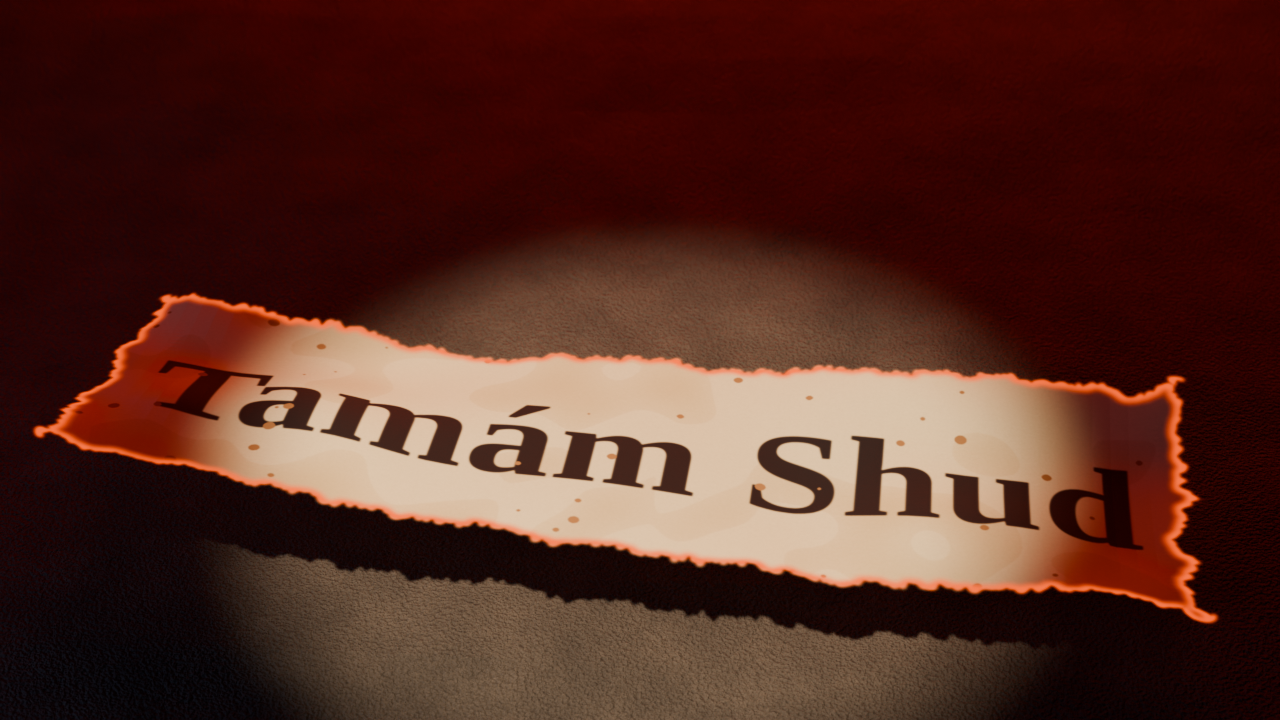
#> input picture ov-ep1-2d/thumbs/blender/render_raw.png, 1280 x 720 px
$ python comp.py render_raw.png render_raw.png render_raw.png
#> lines starting #> are read from the running program, lines starting #| are printed output that depends on the picture
import sys
from PIL import Image, ImageDraw, ImageFont, ImageFilter, ImageEnhance, ImageChops
src=sys.argv[1]; title=sys.argv[2]; out=sys.argv[3]
im=Image.open(src).convert("RGB")
W,H=im.size
#> W = 1280; H = 720
im=ImageEnhance.Contrast(im).enhance(1.12); im=ImageEnhance.Color(im).enhance(1.15)
# vignette
v=Image.new("L",(W,H),0); ImageDraw.Draw(v).ellipse([-W*0.2,-H*0.3,W*1.2,H*1.3],fill=255); v=v.filter(ImageFilter.GaussianBlur(180))
#> after `v = Image.new('L', (W, H), 0)`: v: PIL image 1280x720 L; every value is 0
#> after `ImageDraw.Draw(v).ellipse([-W * 0.2, -H * 0.3, W * 1.2, H * 1.3], fill`: v: PIL image 1280x720 L; every value is 255
im=Image.composite(im,Image.blend(im,Image.new("RGB",(W,H),(0,0,0)),0.6),v)
im=im.convert("RGBA")
#> im: PIL image 1280x720 RGBA
f=ImageFont.truetype("/tmp/claude-0/fonts/AlfaSlabOne-Regular.ttf",200)
size=200
while f.getlength(title)>W-90: size-=4; f=ImageFont.truetype("/tmp/claude-0/fonts/AlfaSlabOne-Regular.ttf",size)
#> after the loop, size = 152
x=W//2; y=int(H*0.15)
#> after `x = W // 2`: x = 640
#> after `y = int(H * 0.15)`: y = 108
# dark halo
h=Image.new("RGBA",(W,H),(0,0,0,0)); ImageDraw.Draw(h).text((x,y+6),title,font=f,fill=(0,0,0,255),anchor="mm",stroke_width=14,stroke_fill=(0,0,0,255))
#> after `h = Image.new('RGBA', (W, H), (0, 0, 0, 0))`: h: PIL image 1280x720 RGBA; every value is 0
im.alpha_composite(h.filter(ImageFilter.GaussianBlur(22))); im.alpha_composite(h.filter(ImageFilter.GaussianBlur(8)))
# soft white bloom
g=Image.new("RGBA",(W,H),(0,0,0,0)); ImageDraw.Draw(g).text((x,y),title,font=f,fill=(255,235,220,150),anchor="mm")
im.alpha_composite(g.filter(ImageFilter.GaussianBlur(14)))
t=Image.new("RGBA",(W,H),(0,0,0,0)); ImageDraw.Draw(t).text((x,y),title,font=f,fill=(250,247,240,255),anchor="mm")
# distress the type slightly
n=Image.effect_noise((W,H),120).convert("L").point(lambda p:255 if p>12 else 190)
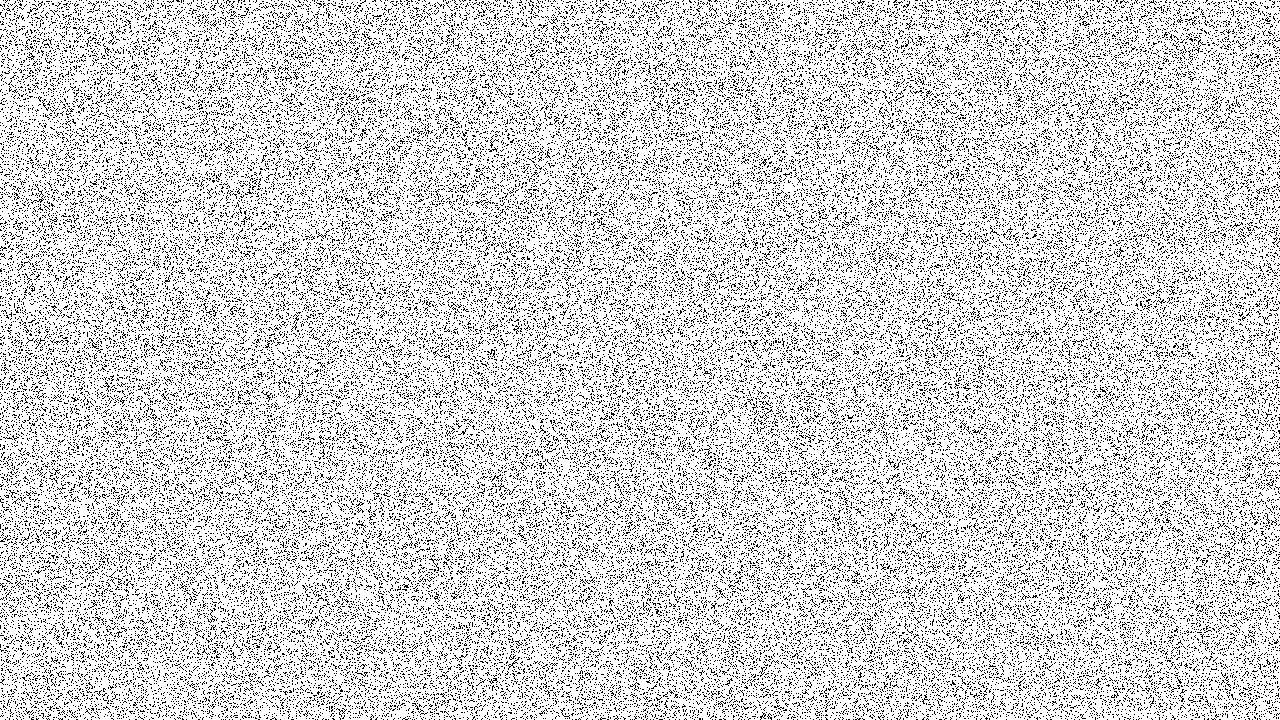
#> n: PIL image 1280x720 L; values 190 (black) and 255 (white), 83.1% white; black in thin lines or dots
t.putalpha(ImageChops.multiply(t.split()[3],n))
im.alpha_composite(t)
im=im.convert("RGB")
#> im: PIL image 1280x720 RGB
# chromatic aberration
r,g_,b=im.split(); r=ImageChops.offset(r,2,0); b=ImageChops.offset(b,-2,0); im=Image.merge("RGB",(r,g_,b))
#> after `r = ImageChops.offset(r, 2, 0)`:
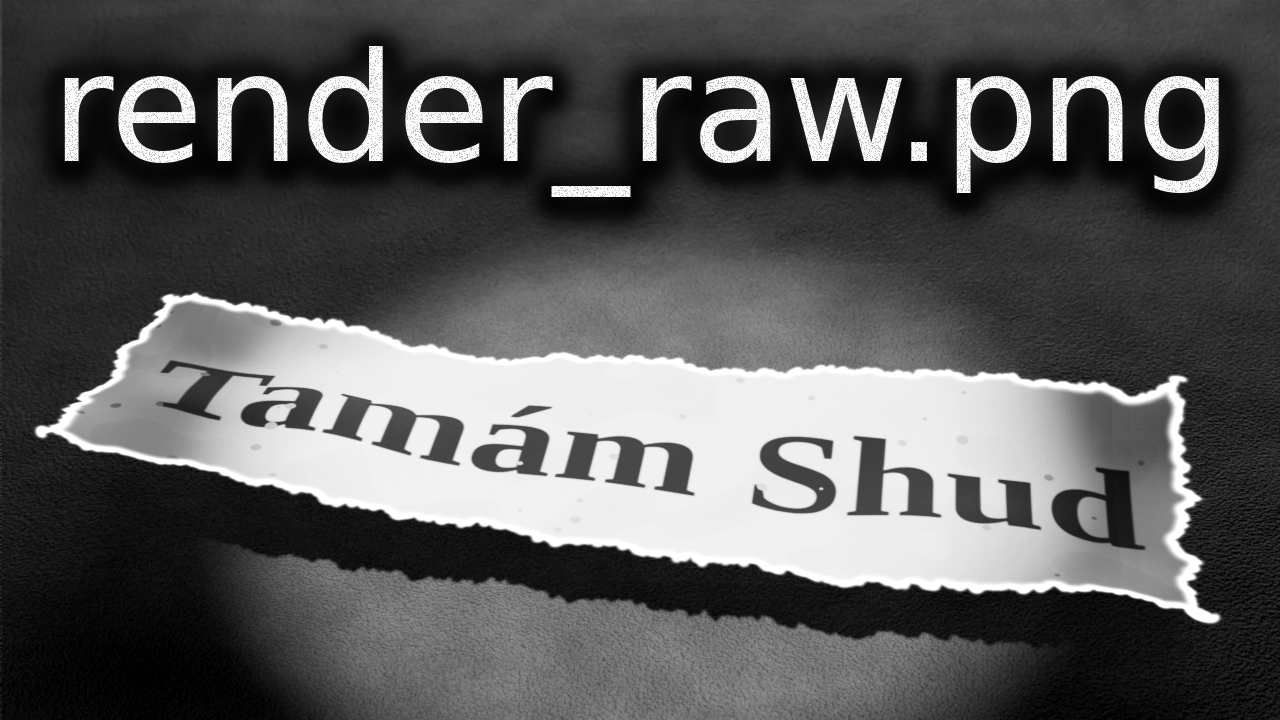
#> r: PIL image 1280x720 L; min 0, max 255, mean 89.9
#> after `b = ImageChops.offset(b, -2, 0)`:
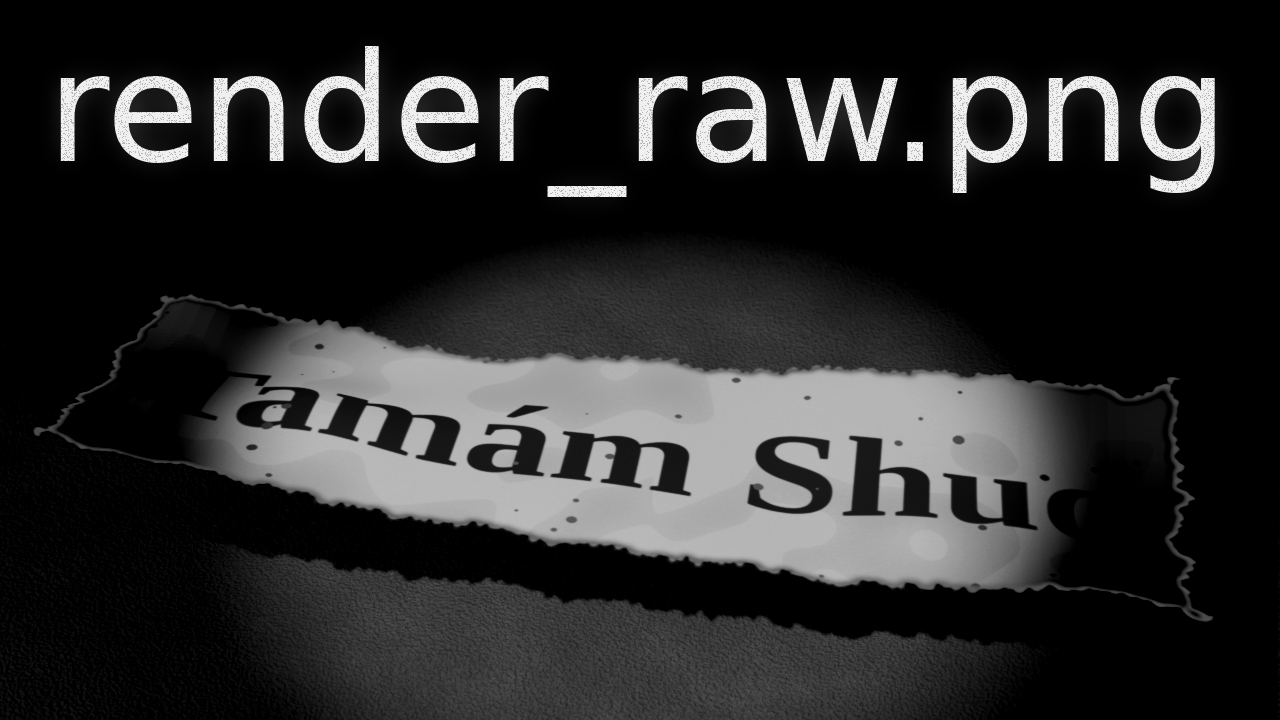
#> b: PIL image 1280x720 L; min 0, max 240, mean 41.8
# film grain
gn=Image.effect_noise((W,H),70).convert("RGB")
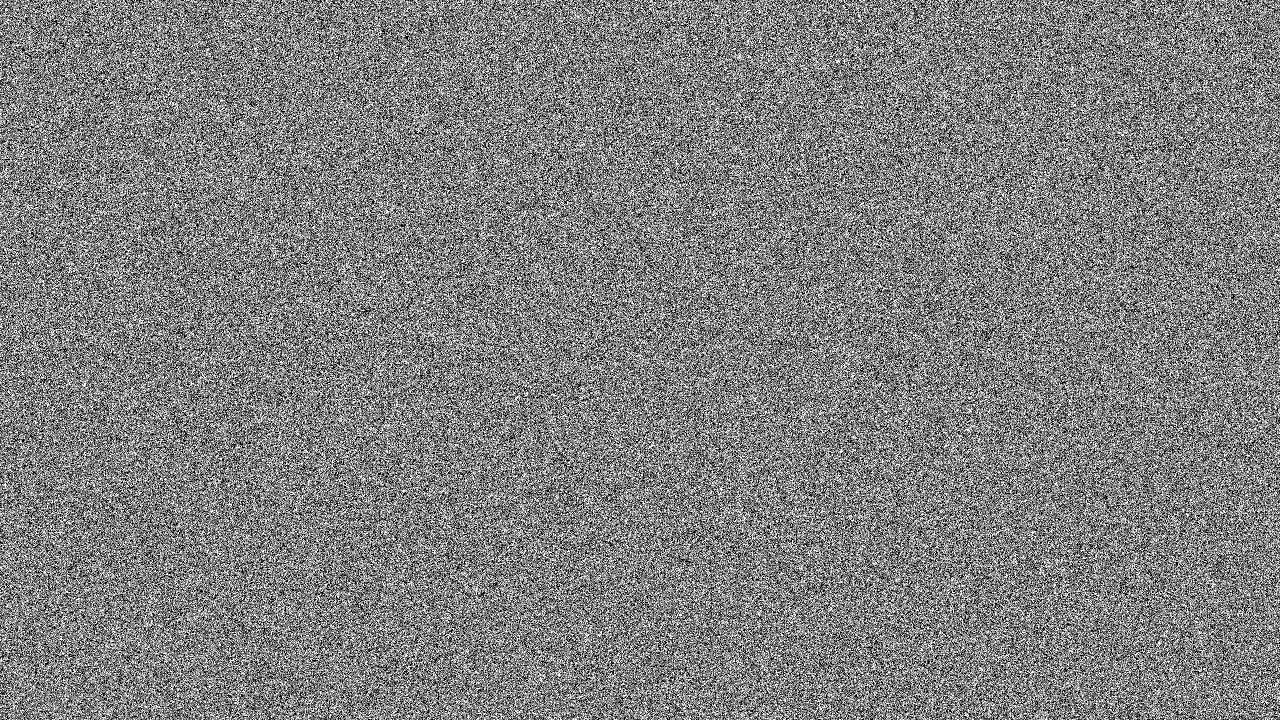
#> gn: PIL image 1280x720 RGB; min 0, max 255, mean 127.6
im=Image.blend(im,gn,0.055); im=ImageEnhance.Brightness(im).enhance(1.06)
im.save(out); im.resize((320,180),Image.LANCZOS).save(out.replace(".png","_small.png"))
#> after `im.save(out)`:
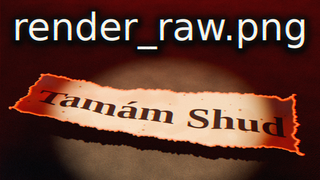
#> saved as render_raw_small.png: PIL image 320x180 RGB; mean R, G, B 96.1, 59.3, 48.4
print("ok")
